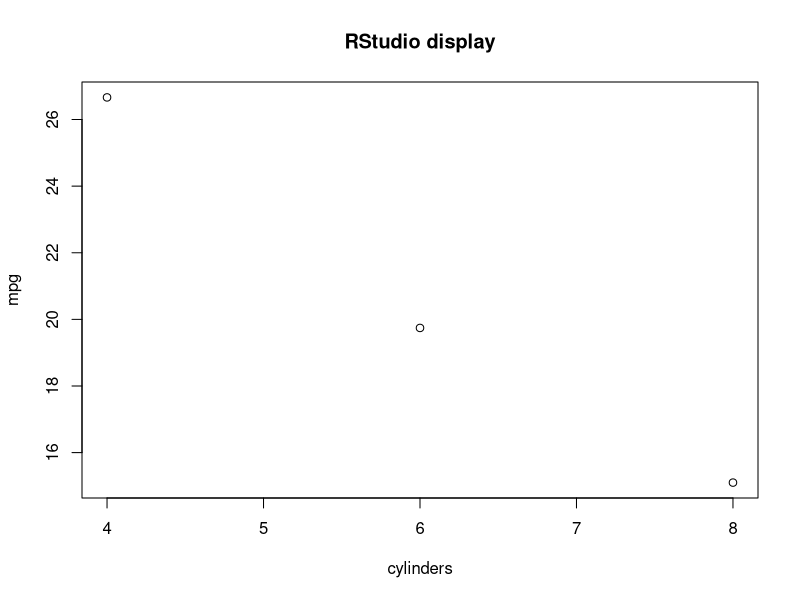
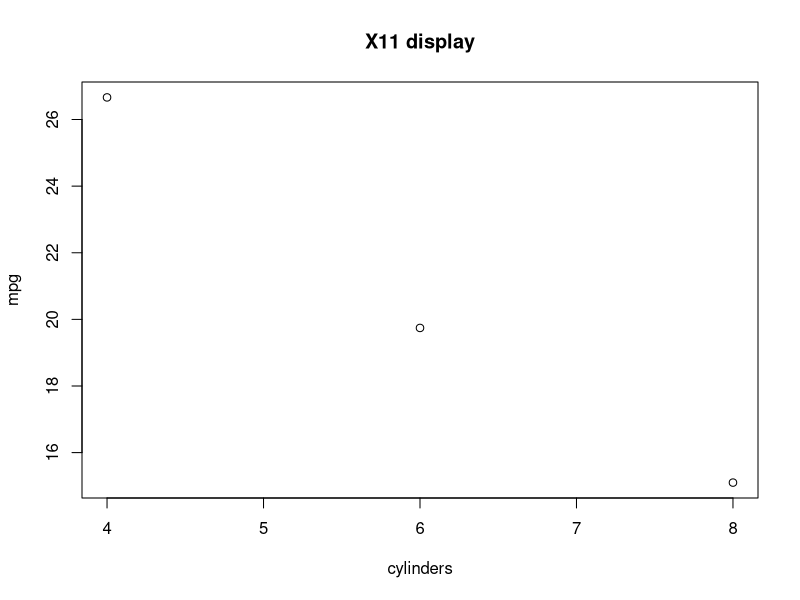
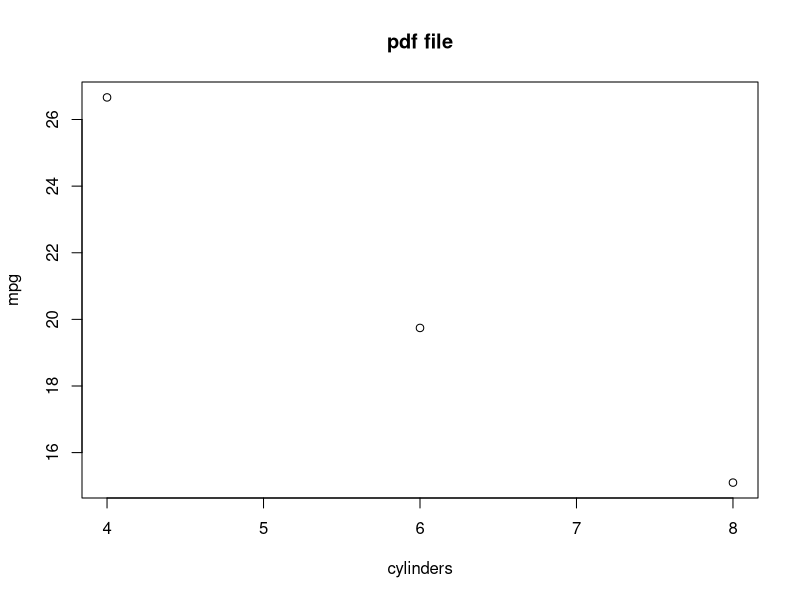

Here is the R script that generated these plots, in order:
data (mtcars)

# All the cars
allCars.df <- mtcars

# Create separate data frames for each number of cylinders
cars4Cyl.df <- allCars.df[allCars.df$cyl == 4, ]
cars6Cyl.df <- allCars.df[allCars.df$cyl == 6, ]
cars8Cyl.df <- allCars.df[allCars.df$cyl == 8, ]

# Create a table with the average mpg for each # cylinders
cylinders = c(4, 6, 8)
mpg = c(mean(cars4Cyl.df$mpg), mean(cars6Cyl.df$mpg), mean(cars8Cyl.df$mpg))

# Plot it to the default device
plot(cylinders, mpg)
title("RStudio display")

# Plot to X11
X11()
plot(cylinders, mpg)
title ("X11 display")
dev.off()

# Plot to a file.  Test when the plot is not explicitly closed.
pdf ("plot.pdf")
plot(cylinders, mpg)
title ("pdf file")

x <- 1



